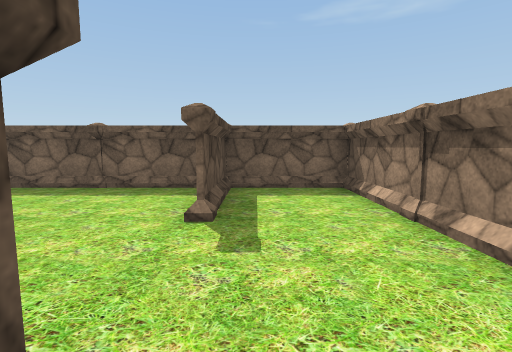
View 1 (above)

16 first-person views from a walk through a 3-D level made in the Unity game engine. The camera is 1.3 m above the floor, tilts 6° down and sees 85° across. The floor is counted in squares, 2 m on a side. Each view is taken from the middle of a square. On the plan, view 1 faces up. The plan holds only what a view shows up to about 9 squares ahead; the rest is blank. Some animated figures are left out. Some surface patterns are stand-ins.

View 2
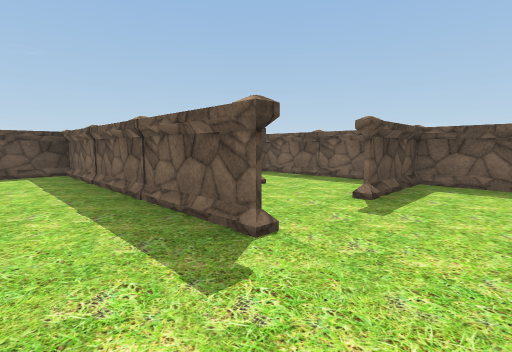

View 3
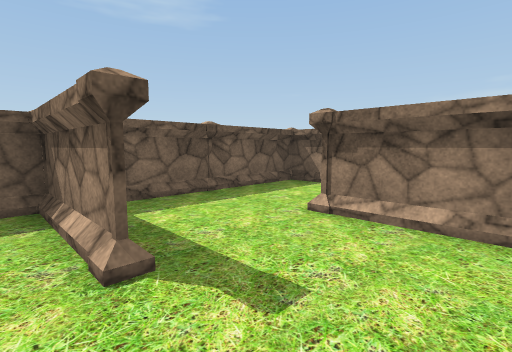

View 4
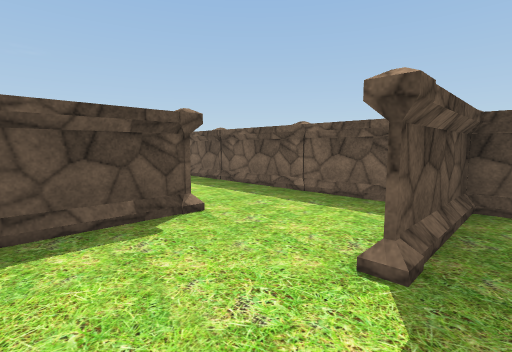

View 5
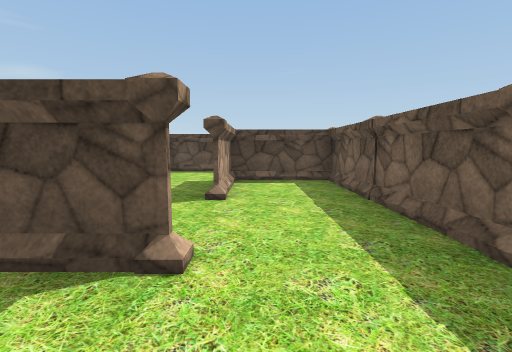

View 6
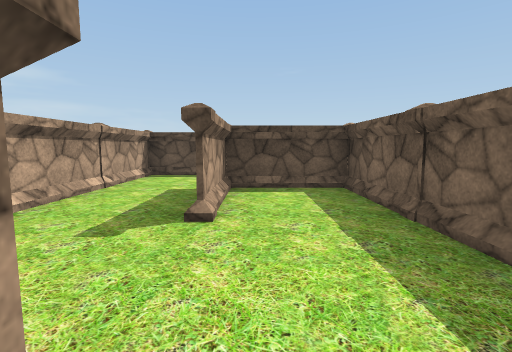

View 7
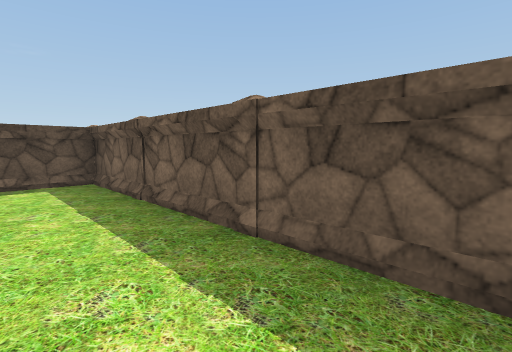

View 8
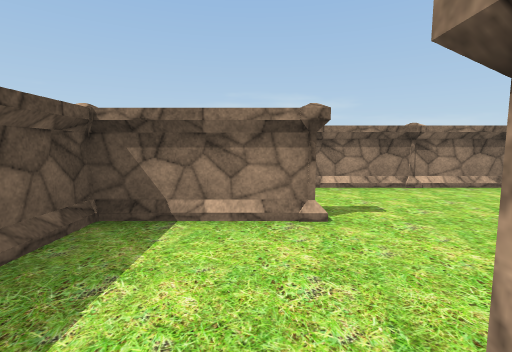

View 9
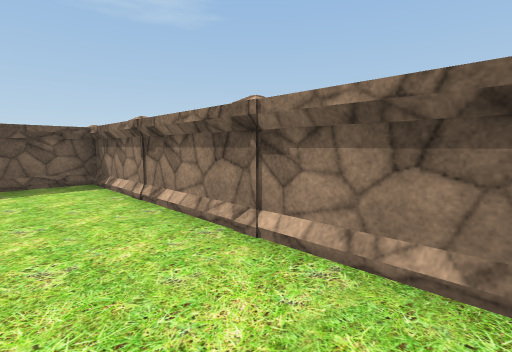

View 10
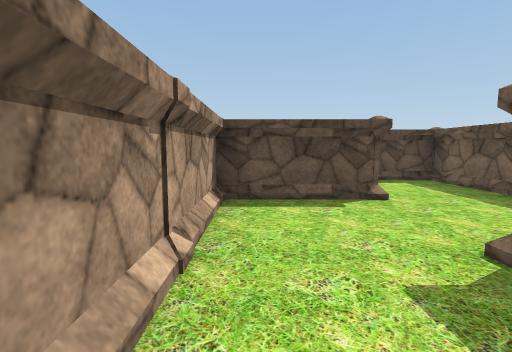

View 11
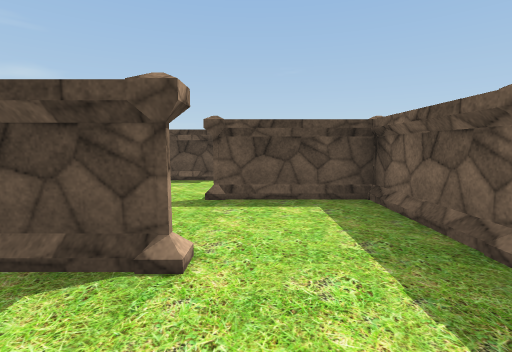

View 12
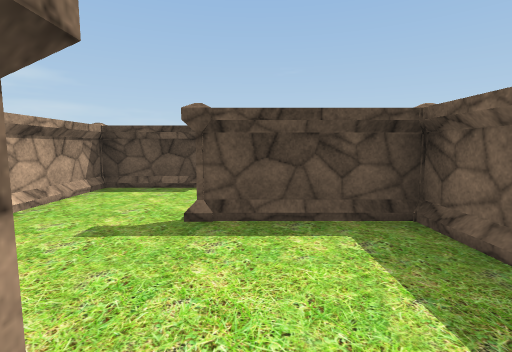

View 13
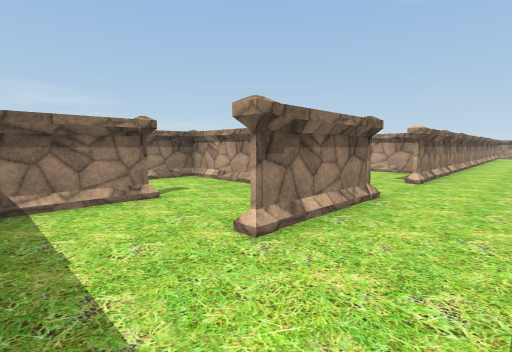

View 14
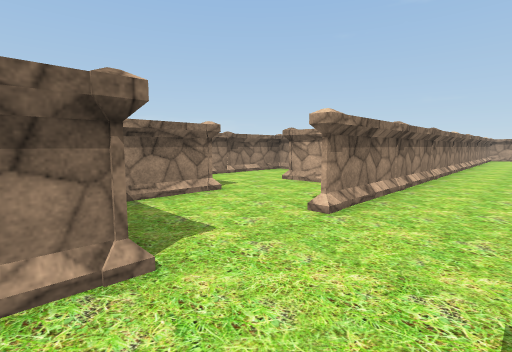

View 15
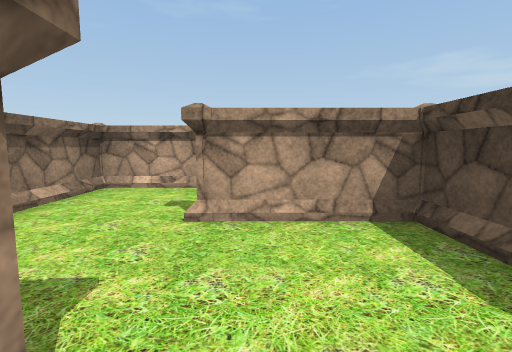

View 16
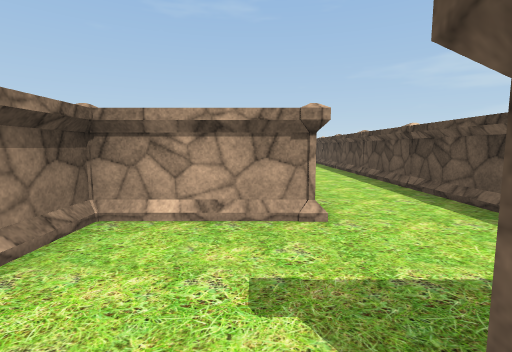

### Floor plan
Key: @ floor where view 1 was taken; # wall or solid block; . floor; P pillar; O other object.
Columns run from 18 left of view 1 to 2 right of it. Each row starts with its distance up from view 1.
  5    ##################
  4 ...P#P.O#P.P.P#P.P#O#
  3 ....#...#.....#...#.#
  2 .P#PPP#P#P.P#PPP#PPP#
  1 ..#...#.....#...#...#
  0 .P#O#P#P#  O#P#P P@P#
 -1 ....#       #.......#
 -2 .P#P#
 -3 ..#...#
 -4 .P#P.P#
 -5 ..#...#
 -6 .P#P#P#
 -7 ..#.
 -8 .P#.
 -9 ..#.
-10  O#
-11  .#
-12  O#

Where each view was taken, in squares from view 1:
view 1: 0 up, 0 right, facing up
view 2: 1 down, 1 right, facing up-left
view 3: 1 up, 5 left, facing up-right
view 4: 1 up, 4 left, facing up-left
view 5: 3 up, 5 left, facing left
view 6: 3 up, 6 left, facing left
view 7: 3 up, 5 left, facing up-left
view 8: 3 up, 3 left, facing right
view 9: 1 down, 0 right, facing up-right
view 10: 1 up, 9 left, facing left
view 11: 3 up, 11 left, facing left
view 12: 3 up, 12 left, facing left
view 13: 4 up, 18 left, facing down-right
view 14: 1 up, 18 left, facing down-right
view 15: 1 down, 15 left, facing down
view 16: 3 down, 14 left, facing down
